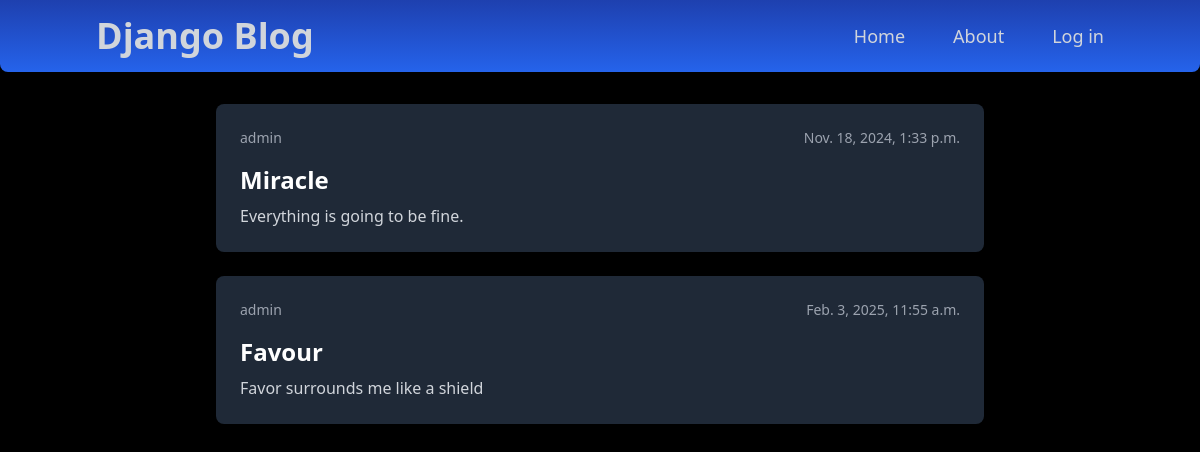
The app's page /, older data.
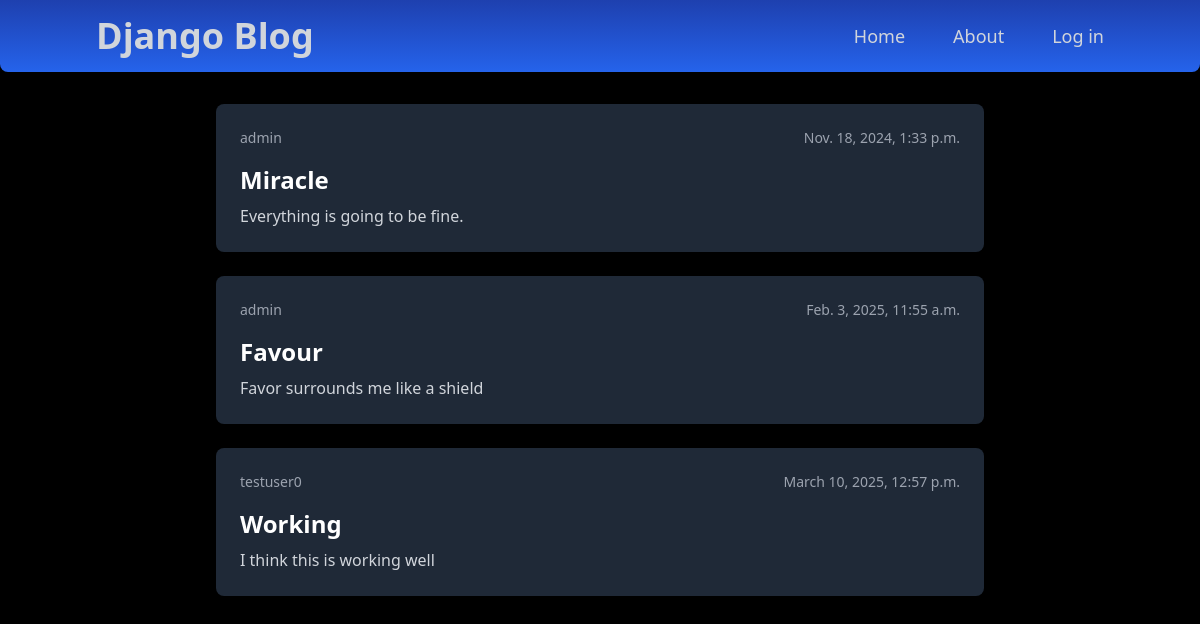
The same page, newer data.
### blog_app/models.py (models this page shows)
class Post(models.Model):
    id = models.AutoField(primary_key=True)
    title = models.CharField(max_length=200)
    content = models.TextField(null=True, blank=True)
    user = models.ForeignKey(User, on_delete=models.CASCADE)
    date_posted = models.DateTimeField(default=timezone.now)

### blog_app/views.py (the view)
# urls.py: path("", views.home_page, name='home_page'),
def home_page(request):
    autumn = Post.objects.all()
    return render(request, 'blog_app/index.html', {'posts': autumn})

### blog_app/templates/blog_app/index.html
{% extends "blog_app/base.html" %}
{% load static %}
{% block content %}
    <div class="container mx-auto flex flex-col max-w-3xl text-white mt-8 space-y-6">
        {% for post in posts %}
        <a href="{% url 'reading_post_page' pk=post.id%}" class="block bg-gray-800 p-6 rounded-lg shadow-lg hover:bg-gray-700 transition duration-300">
            <div class="flex justify-between items-center mb-4">
                <p class="text-sm text-gray-400">{{post.user}}</p>
                <p class="text-sm text-gray-400">{{post.date_posted}}</p>
            </div>
            <h1 class="text-2xl font-bold mb-2">{{post.title}}</h1>
            <p class="text-gray-300">{{post.content|truncatewords:30}}</p>
        </a>
        {% endfor %}
    </div>
{% endblock %}

Row changes from the older to the newer data that the page shows:
added Post: user "testuser0", date_posted "March 10, 2025, 12:57 p.m.", title "Working", content "I think this is working well"
